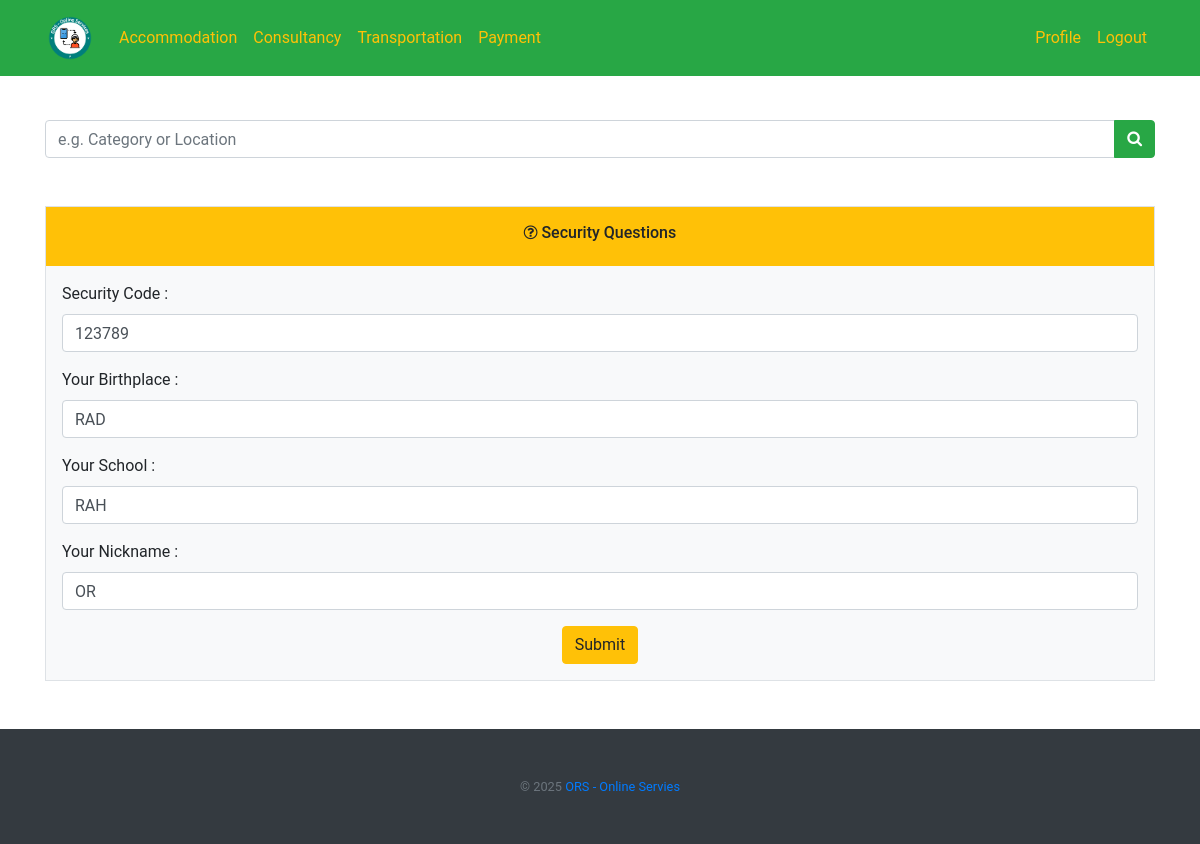
/questions (signed in), run on an earlier commit of the app's database.
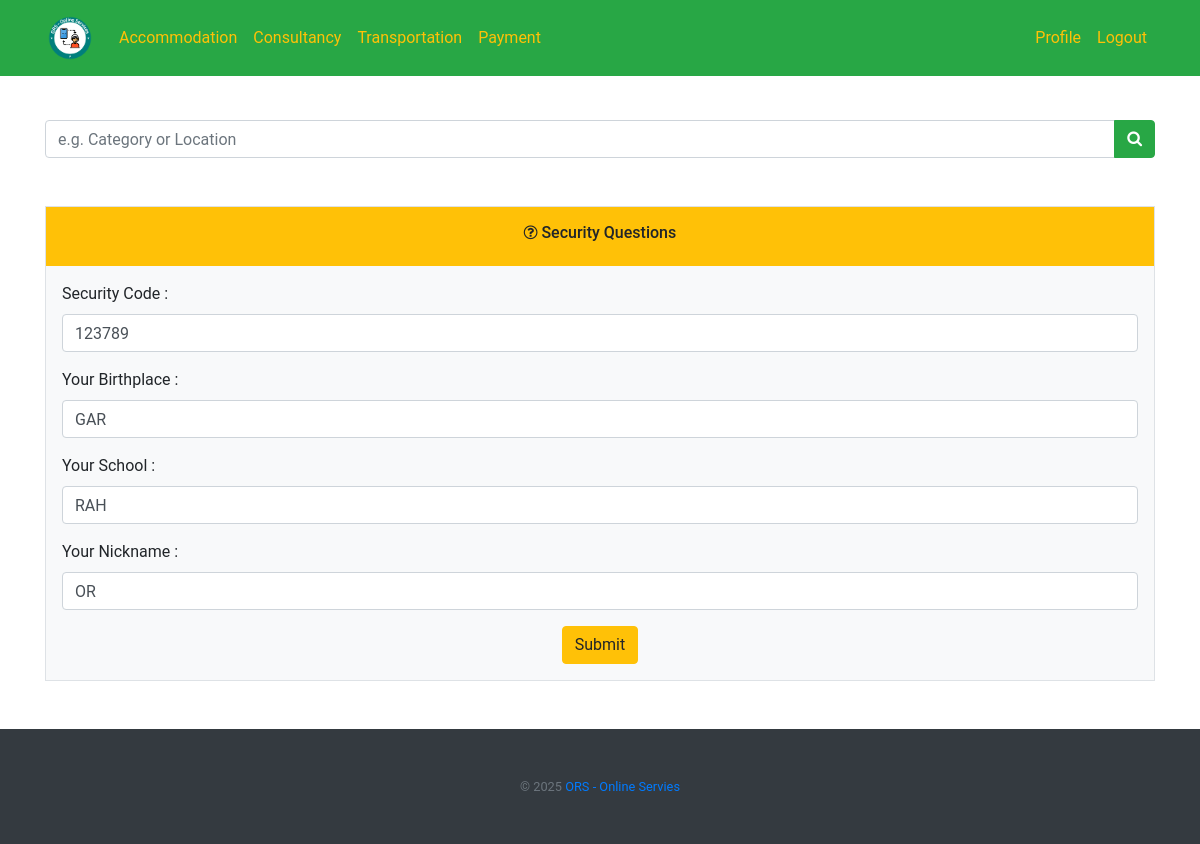
And on a later commit of the database.
### tables this page shows
CREATE TABLE security (id INTEGER NOT NULL, user INTEGER NOT NULL UNIQUE, code TEXT NOT NULL, one TEXT NOT NULL, two TEXT NOT NULL, three TEXT NOT NULL, PRIMARY KEY(id), FOREIGN KEY(user) REFERENCES users(id));

### application.py (the view)
@app.route("/questions", methods=["GET", "POST"])
@login_required
def questions():
    user = session["user_id"]
    security = db.execute("SELECT * FROM security WHERE user = ?", user)[0]
    if request.method == "POST":
        code = request.form.get("code")
        one = request.form.get("one")
        two = request.form.get("two")
        three = request.form.get("three")
        db.execute("UPDATE security SET code = ?, one = ?, two = ?, three = ? WHERE user = ?",
                   code, one, two, three, user)
        flash("Security questions are updated!")
        return redirect("/profile")
    else:
        return render_template("questions.html", security=security)

### application.py (called while the page is built)
@app.after_request
def after_request(response):
    response.headers["Cache-Control"] = "no-cache, no-store, must-revalidate"
    response.headers["Expires"] = 0
    response.headers["Pragma"] = "no-cache"
    return response

### helpers.py (called while the page is built)
def login_required(f):
    @wraps(f)
    def decorated_function(*args, **kwargs):
        if session.get("user_id") is None:
            return redirect("/login")
        return f(*args, **kwargs)
    return decorated_function

### templates/questions.html (shortened to what this page needs)
{% extends "layout.html" %}
{% block main %}
    <div class="text-left bg-light border">
        <div class="text-center bg-warning p-3">
            <h6><i class="fa fa-question-circle-o"></i> Security Questions</h6>
        </div>
        <div class="container p-3">
            <form action="/questions" method="post">
                <label for="code">Security Code :</label>
                <div class="form-group">
                    <input id="code" class="form-control" name="code" type="text" placeholder="123456" pattern="[0-9]{6}" required title="Digits are allowed only." value="{{ security.code }}">
                </div>
                <label for="one">Your Birthplace :</label>
                <div class="form-group">
                    <input id="one" class="form-control" name="one" type="text" placeholder="XYZ (last three letters)" pattern="[A-Z]{3}" required title="Capital letters are allowed only." value="{{ security.one }}">
                </div>
                <label for="two">Your School :</label>
                <div class="form-group">
                    <input id="two" class="form-control" name="two" type="text" placeholder="ABC (first three letters)" pattern="[A-Z]{3}" required title="Capital letters are allowed only." value="{{ security.two }}">
                </div>
                <label for="three">Your Nickname :</label>
                <div class="form-group">
                    <input id="three" class="form-control" name="three" type="text" placeholder="AZ (first & last letters)" pattern="[A-Z]{2}" required title="Capital letters are allowed only." value="{{ security.three }}">
                </div>
                <div class="text-center">
                    <button class="btn btn-warning" type="submit">Submit</button>
                </div>
            </form>
        </div>
    </div>
{% endblock %}

What changed in the data, as far as the page shows it:
changed security "RAH": one "RAD" → "GAR"
